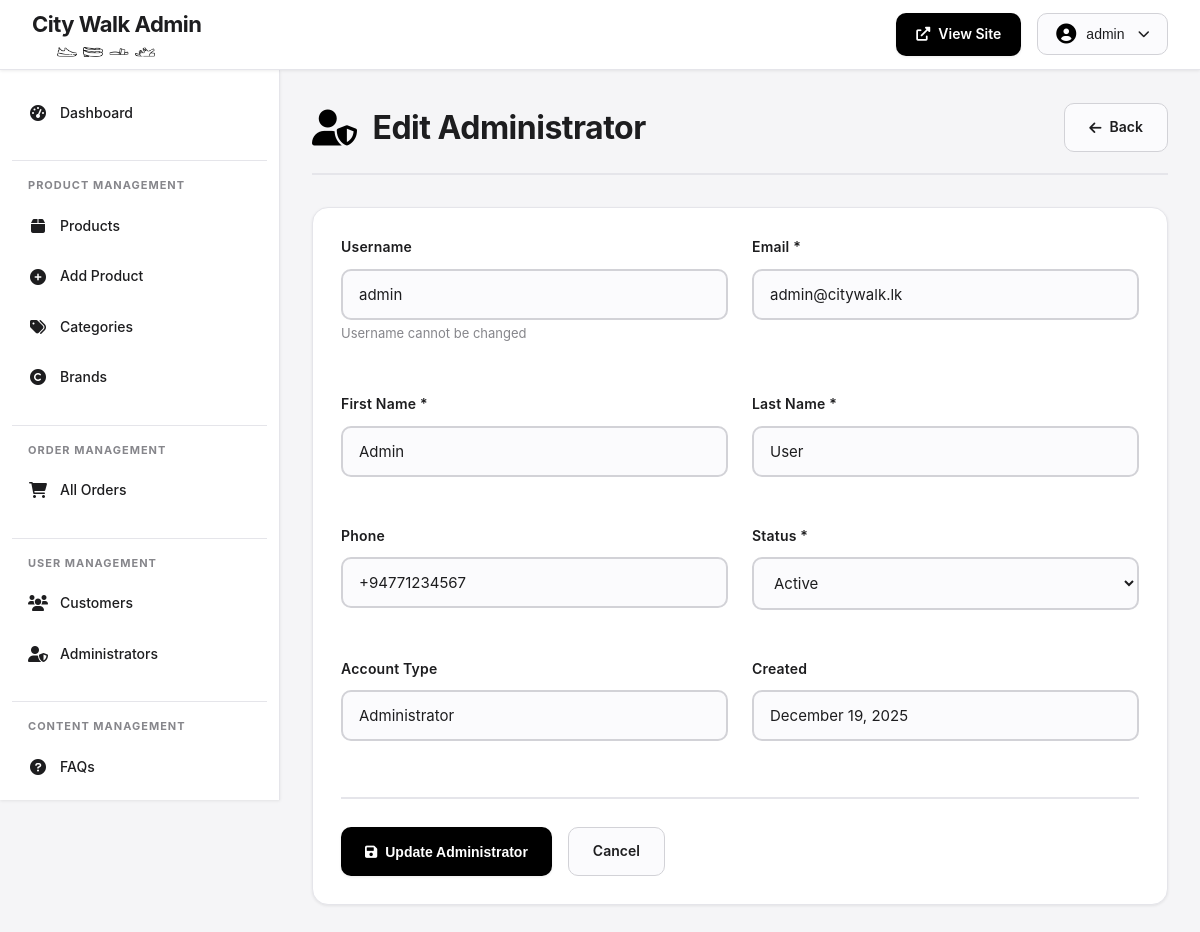
Screenshot of /city-walk--FINAL/admin/edit-admin.php?id=1 (signed in) with the database file from the repository.
### tables this page shows
CREATE TABLE `users` (
  `user_id` int(11) NOT NULL,
  `username` varchar(50) NOT NULL,
  `email` varchar(100) NOT NULL,
  `password_hash` varchar(255) NOT NULL,
  `first_name` varchar(50) NOT NULL,
  `last_name` varchar(50) NOT NULL,
  `phone` varchar(20) DEFAULT NULL,
  `address` text DEFAULT NULL,
  `city` varchar(50) DEFAULT NULL,
  `postal_code` varchar(10) DEFAULT NULL,
  `user_type` enum('customer','admin') DEFAULT 'customer',
  `status` enum('active','inactive','suspended') DEFAULT 'active',
  `created_at` timestamp NOT NULL DEFAULT current_timestamp(),
  `updated_at` timestamp NOT NULL DEFAULT current_timestamp() ON UPDATE current_timestamp(),
  `last_login` timestamp NULL DEFAULT NULL
);

### city-walk--FINAL/admin/edit-admin.php (the view, shortened to what this page needs)
<?php
$db = getDB();
$adminId = $_GET['id'] ?? 0;
$stmt = $db->prepare("SELECT * FROM users WHERE user_id = ? AND user_type = 'admin'");
$stmt->execute([$adminId]);
$admin = $stmt->fetch();
?>
<!DOCTYPE html>
<html lang="en">
<head>
    <link rel="stylesheet" href="../css/admin-styles.css">
    <link rel="stylesheet" href="https://cdnjs.cloudflare.com/ajax/libs/font-awesome/6.0.0/css/all.min.css">
</head>
<body>
    <?php include 'includes/header.php'; ?>
    <?php include 'includes/sidebar.php'; ?>
    <main class="admin-main">
        <div class="admin-container">
            <div class="page-header">
                <h1><i class="fas fa-user-shield"></i> Edit Administrator</h1>
                <a href="admins.php" class="btn-secondary"><i class="fas fa-arrow-left"></i> Back</a>
            </div>
            <div class="admin-card">
                <form method="POST" class="admin-form">
                    <div class="form-row">
                        <div class="form-group">
                            <label>Username</label>
                            <input type="text" value="<?php echo htmlspecialchars($admin['username']); ?>" disabled>
                            <small style="color: #86868b; font-size: 13px;">Username cannot be changed</small>
                        </div>
                        <div class="form-group">
                            <label>Email *</label>
                            <input type="email" name="email" value="<?php echo htmlspecialchars($admin['email']); ?>" required>
                        </div>
                    </div>
                    <div class="form-row">
                        <div class="form-group">
                            <label>First Name *</label>
                            <input type="text" name="first_name" value="<?php echo htmlspecialchars($admin['first_name']); ?>" required>
                        </div>
                        <div class="form-group">
                            <label>Last Name *</label>
                            <input type="text" name="last_name" value="<?php echo htmlspecialchars($admin['last_name']); ?>" required>
                        </div>
                    </div>
                    <div class="form-row">
                        <div class="form-group">
                            <label>Phone</label>
                            <input type="text" name="phone" value="<?php echo htmlspecialchars($admin['phone'] ?? ''); ?>">
                        </div>
                        <div class="form-group">
                            <label>Status *</label>
                            <select name="status" required>
                                <option value="active" <?php echo $admin['status'] == 'active' ? 'selected' : ''; ?>>Active</option>
                            </select>
                        </div>
                    </div>
                    <div class="form-row">
                        <div class="form-group">
                            <label>Account Type</label>
                            <input type="text" value="Administrator" disabled>
                        </div>
                        <div class="form-group">
                            <label>Created</label>
                            <input type="text" value="<?php echo date('F d, Y', strtotime($admin['created_at'])); ?>" disabled>
                        </div>
                    </div>
                    <div class="form-actions">
                        <button type="submit" class="btn-primary-small"><i class="fas fa-save"></i> Update Administrator</button>
                        <a href="admins.php" class="btn-secondary">Cancel</a>
                    </div>
                </form>
            </div>
        </div>
    </main>
</body>
</html>

### city-walk--FINAL/css/admin-styles.css (style rules this page uses)
* { margin: 0; padding: 0; box-sizing: border-box; }
:root { --primary-color: #1d1d1f; --primary-light: #2d2d2f; --accent-color: #000000; --accent-hover: #a50000; --bg-primary: #ffffff; --bg-secondary: #f5f5f7; --bg-tertiary: #fbfbfd; --text-primary: #1d1d1f; --text-secondary: #86868b; --text-tertiary: #6e6e73; --border-light: #d2d2d7; --border-lighter: #e5e5ea; --border-dark: #86868b; --success: #34C759; --warning: #FF9500; --error: #FF3B30; --info: #007AFF; --shadow-sm: 0 1px 3px rgba(0, 0, 0, 0.08); --shadow-md: 0 4px 6px rgba(0, 0, 0, 0.1); --shadow-lg: 0 10px 15px rgba(0, 0, 0, 0.1); --shadow-xl: 0 20px 25px rgba(0, 0, 0, 0.15); --transition-fast: 0.15s ease; --transition-normal: 0.3s ease; --transition-slow: 0.5s ease; }
body { font-family: -apple-system, BlinkMacSystemFont, 'Poppins', 'Segoe UI', Roboto, Oxygen, Ubuntu, Cantarell, sans-serif; background: var(--bg-secondary); color: var(--text-primary); line-height: 1.6; overflow-x: hidden; }
.admin-main { margin-left: 280px; margin-top: 70px; min-height: calc(100vh - 70px); padding: 32px; }
.admin-container { max-width: 1400px; margin: 0 auto; }
.page-header { display: flex; justify-content: space-between; align-items: center; margin-bottom: 32px; padding-bottom: 20px; border-bottom: 2px solid var(--border-lighter); }
.page-header h1 { font-size: 32px; font-weight: 700; color: var(--text-primary); display: flex; align-items: center; gap: 16px; letter-spacing: -0.5px; }
.page-header h1 i { color: var(--accent-color); font-size: 36px; }
.admin-card { background: var(--bg-primary); border-radius: 16px; box-shadow: var(--shadow-sm); padding: 28px; margin-bottom: 28px; border: 1px solid var(--border-lighter); transition: var(--transition-normal); }
.btn-primary-small { display: inline-flex; align-items: center; gap: 8px; padding: 12px 24px; background: var(--accent-color); color: #fff; text-decoration: none; border: none; border-radius: 10px; font-size: 14px; font-weight: 600; cursor: pointer; transition: var(--transition-normal); box-shadow: var(--shadow-sm); }
.btn-secondary { display: inline-flex; align-items: center; gap: 8px; padding: 12px 24px; background: var(--bg-tertiary); color: var(--text-primary); text-decoration: none; border: 1px solid var(--border-light); border-radius: 10px; font-size: 14px; font-weight: 600; cursor: pointer; transition: var(--transition-normal); }
.admin-form { max-width: 900px; }
.form-row { display: grid; grid-template-columns: repeat(auto-fit, minmax(280px, 1fr)); gap: 24px; margin-bottom: 24px; }
.form-group { margin-bottom: 24px; }
.form-group label { display: block; margin-bottom: 10px; font-size: 14px; font-weight: 600; color: var(--text-primary); letter-spacing: 0.2px; }
.form-group input[type="text"], .form-group input[type="number"], .form-group input[type="email"], .form-group select, .form-group textarea { width: 100%; padding: 14px 16px; border: 2px solid var(--border-light); border-radius: 10px; font-size: 15px; font-family: inherit; color: var(--text-primary); background: var(--bg-tertiary); transition: var(--transition-normal); }
.form-actions { display: flex; gap: 16px; margin-top: 32px; padding-top: 28px; border-top: 2px solid var(--border-lighter); }
.admin-card, .stat-card, .alert { animation: fadeIn 0.5s ease; }
html { scroll-behavior: smooth; }

### rows the page displays
users: username "admin", email "admin@citywalk.lk", first_name "Admin", last_name "User", phone "+94771234567", status "Active", created_at "December 19, 2025"

### other values shown
$_SESSION['username'] "admin"
